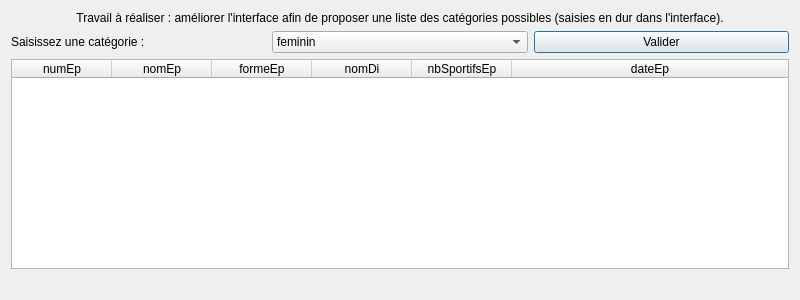
<?xml version="1.0" encoding="UTF-8"?>
<ui version="4.0">
 <class>fct_comp_2</class>
 <widget class="QDialog" name="fct_comp_2">
  <property name="geometry">
   <rect>
    <x>0</x>
    <y>0</y>
    <width>800</width>
    <height>300</height>
   </rect>
  </property>
  <property name="windowTitle">
   <string>Liste des épreuves d'une catégorie (version 1, catégories fixées par interface)</string>
  </property>
  <property name="windowOpacity">
   <double>9.000000000000000</double>
  </property>
  <layout class="QVBoxLayout" name="verticalLayout">
   <item>
    <widget class="QLabel" name="label">
     <property name="text">
      <string>Travail à réaliser : améliorer l'interface afin de proposer une liste des catégories possibles (saisies en dur dans l'interface).</string>
     </property>
     <property name="alignment">
      <set>Qt::AlignCenter</set>
     </property>
     <property name="wordWrap">
      <bool>true</bool>
     </property>
    </widget>
   </item>
   <item>
    <layout class="QHBoxLayout" name="horizontalLayout">
     <item>
      <widget class="QLabel" name="label_2">
       <property name="text">
        <string>Saisissez une catégorie :</string>
       </property>
      </widget>
     </item>
     <item>
      <widget class="QComboBox" name="comboBox_fact_2_cat">
       <item>
        <property name="text">
         <string>feminin</string>
        </property>
       </item>
       <item>
        <property name="text">
         <string>masculin</string>
        </property>
       </item>
       <item>
        <property name="text">
         <string>mixte</string>
        </property>
       </item>
      </widget>
     </item>
     <item>
      <widget class="QPushButton" name="pushButton_fct_comp_2">
       <property name="text">
        <string>Valider</string>
       </property>
      </widget>
     </item>
    </layout>
   </item>
   <item>
    <widget class="QTableWidget" name="table_fct_comp_2">
     <attribute name="horizontalHeaderMinimumSectionSize">
      <number>50</number>
     </attribute>
     <attribute name="horizontalHeaderStretchLastSection">
      <bool>true</bool>
     </attribute>
     <attribute name="verticalHeaderVisible">
      <bool>false</bool>
     </attribute>
     <column>
      <property name="text">
       <string>numEp</string>
      </property>
     </column>
     <column>
      <property name="text">
       <string>nomEp</string>
      </property>
     </column>
     <column>
      <property name="text">
       <string>formeEp</string>
      </property>
     </column>
     <column>
      <property name="text">
       <string>nomDi</string>
      </property>
     </column>
     <column>
      <property name="text">
       <string>nbSportifsEp</string>
      </property>
     </column>
     <column>
      <property name="text">
       <string>dateEp</string>
      </property>
     </column>
    </widget>
   </item>
   <item>
    <widget class="QLabel" name="label_fct_comp_2">
     <property name="text">
      <string/>
     </property>
     <property name="alignment">
      <set>Qt::AlignCenter</set>
     </property>
    </widget>
   </item>
  </layout>
 </widget>
 <resources/>
 <connections>
  <connection>
   <sender>pushButton_fct_comp_2</sender>
   <signal>clicked()</signal>
   <receiver>fct_comp_2</receiver>
   <slot>refreshResult()</slot>
   <hints>
    <hint type="sourcelabel">
     <x>351</x>
     <y>51</y>
    </hint>
    <hint type="destinationlabel">
     <x>444</x>
     <y>134</y>
    </hint>
   </hints>
  </connection>
 </connections>
 <slots>
  <slot>refreshResult()</slot>
 </slots>
</ui>
